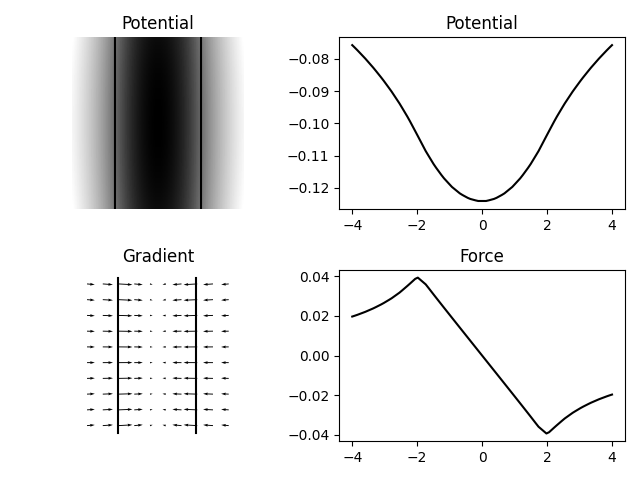

Source code (Python):
import numpy as np
import matplotlib.pyplot as plt
import gravity_tools as grav

# param of reference
L = 50  # number of points along the radius of the disc
M = 76  # number of points along the size of square of calculated points
zmax_ref = 5  # number of circle radii to sample over

# param of calculation
N = 100  # number of points along the size of the square of calculated points
zmax = 4  # size of square to sample over
K = 200
R = 2
mass = 1
h = 12
discs = np.stack((np.ones(K) * R, np.ones(K) * mass / K, np.linspace(-h, h, K)), axis=1)

force, potential = grav.multi_disc_grav(L, -zmax_ref, zmax_ref, M, -zmax, zmax, N, discs)

fig = plt.figure()
ax = fig.add_subplot(2, 2, 1)
plt.imshow(potential, cmap='gray', origin='lower', extent=[-zmax, zmax, -zmax, zmax])
ax.set_title("Potential")
ax.axis('off')
ax.plot([-R, -R], [zmax, -zmax], color='k')
ax.plot([R, R], [zmax, -zmax], color='k')

c = np.linspace(-zmax, zmax, N)
x, y = np.meshgrid(c[5::10], c[5::10])
ax = fig.add_subplot(2, 2, 3)
ax.quiver(x, y, force[5::10, 5::10, 0], force[5::10, 5::10, 1])
ax.set_aspect('equal')
ax.set_title("Gradient")
ax.axis('off')
ax.plot([-R, -R], [zmax, -zmax], color='k')
ax.plot([R, R], [zmax, -zmax], color='k')

c = np.linspace(-zmax, zmax, N)

ax = fig.add_subplot(2, 2, 2)
ax.plot(c, potential[len(force) // 2 + 1, :], color='k')
ax.set_title('Potential')

ax = fig.add_subplot(2, 2, 4)
ax.plot(c, force[len(force) // 2 + 1, :, 0], color='k')
ax.set_title('Force')

plt.tight_layout()
plt.savefig('cylinder.png')
plt.show()